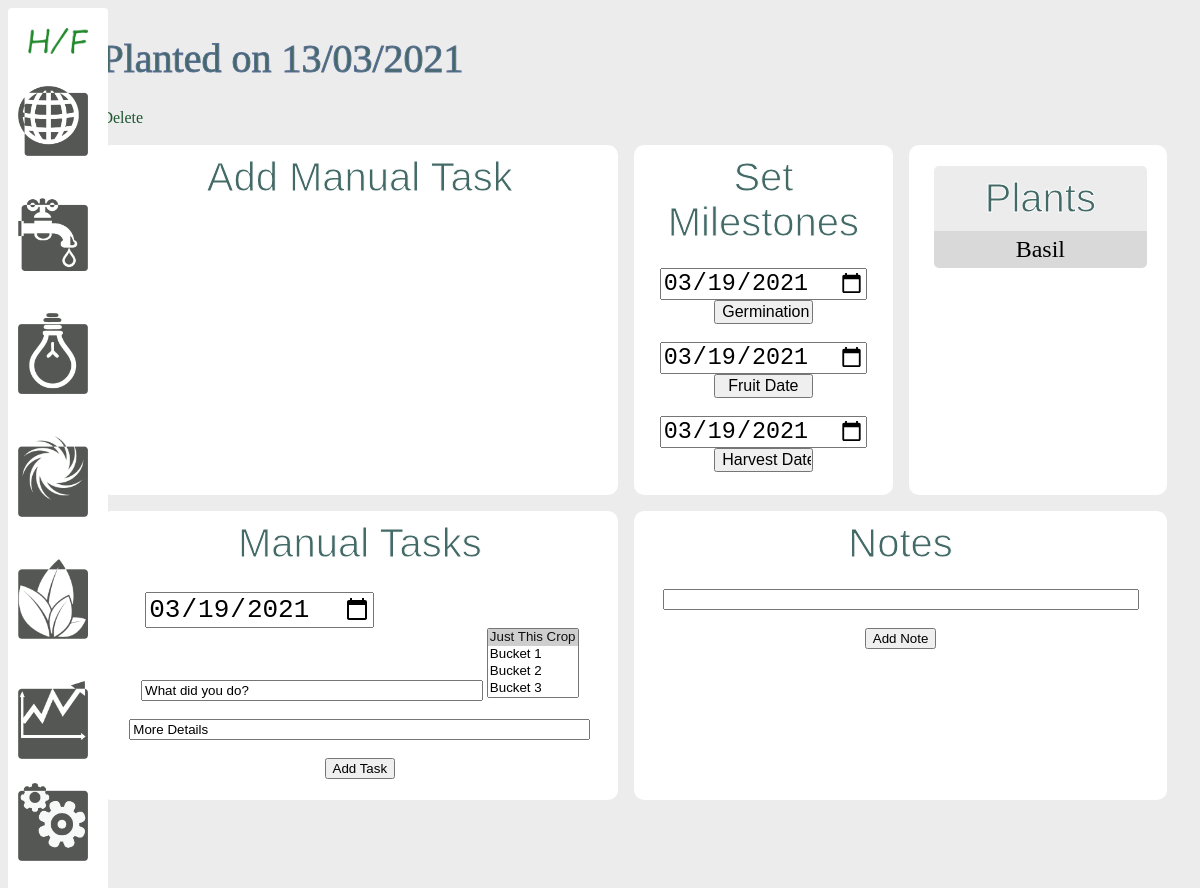
Screenshot of /crop/1 with the database file from the repository.
### models.py (models this page shows)
class Crop(db.Model):
    id = db.Column(db.Integer, primary_key=True)
    name = db.Column(db.String(25))
    enviro_id = db.Column(db.Integer, db.ForeignKey('enviro.id'))
    germ_date = db.Column(db.String(30), nullable=True)
    plant_date = db.Column(db.String(30), default='')
    harvested_date = db.Column(db.String(30), nullable=True)
    fruit_date = db.Column(db.String(30), nullable=True)
    harvest_rating = db.Column(db.String(255), nullable=True)
    logs = db.relationship('Log', backref='log')
    photos = db.relationship('Photo', backref='photo')
    plants = db.relationship('Plant', secondary='crop_plants',
        backref=db.backref('plant', lazy=True))

class Plant(db.Model):
    id = db.Column(db.Integer, primary_key=True)
    name = db.Column(db.String(50), nullable=False)
    best_ec = db.Column(db.Float, nullable=True)
    best_temp = db.Column(db.Integer, nullable=True)
    best_season = db.Column(db.String(15), nullable=True)

### views.py (the view)
@app.route('/crop/<int:id>', methods=['POST', 'GET'])
def crop(id):
    if request.method == 'POST':
        crop = Crop.query.get_or_404(id)
        if request.form['milestone'] == 'germ':
            crop.germ_date = request.form['date']
        elif request.form['milestone'] == 'fruit':
            crop.fruit_date = request.form['date']
        elif request.form['milestone'] == 'harvest':
            crop.harvested_date = request.form['date']
        try:
            db.session.commit()
            return redirect('/crop/{}'.format(id))
        except:
            return 'There was an issue adding the crop'
    else:
        crop = Crop.query.get_or_404(id)
        today1 = date.today()
        today1 = today1.strftime("%Y-%m-%d")
        other_crops = Crop.query.filter(Crop.enviro_id==crop.enviro_id)
        return render_template('crop/manage_crop.html', crop=crop,today=today1, other_crops=other_crops)

### templates/crop/manage_crop.html (shortened to what this page needs)
{% extends 'layout.html' %}
{% block body %}
    {% if not crop.germ_date and not crop.fruit_date and not crop.harvested_date %}
        <h1>
        {% endif %}
            Planted on {{ crop.plant_date }} &nbsp;&nbsp;&nbsp;&nbsp;
        </h1>
    <a href="/delete_crop/{{crop.id}}">Delete</a>
    <br /><br />
    <div class="container crop">
        <div class="extra_tasks">
            <h2>Add Manual Task</h2>
            <br />
        </div>
        <div class="milestone_links">
            <h2>Set Milestones</h2>
            <br />
            <form action="/crop/{{crop.id}}" method="POST" id="enviro-form"width ="100%">
                <input type="date" id="date" name="date" value="{{today}}">
                <input type="submit" value="Germination Date" id="date_btn">
            </form>
            <br />
            <form action="/crop/{{crop.id}}" method="POST" id="enviro-form">
                <input type="date" id="date" name="date" value="{{today}}">
                <input type="submit" value="Fruit Date" id="date_btn">
            </form>
            <br />
            <form action="/crop/{{crop.id}}" method="POST" id="enviro-form">
                <input type="date" id="date" name="date" value="{{today}}">
                <input type="submit" value="Harvest Date" id="date_btn">
            </form>
            <br />
        </div>
        <div class="crop_list">
            <ul>
                <li>
                    <h2>Plants</h2>
                </li>
                    {% for plant in crop.plants %}
                        <li class="crop_plants">{{ plant.name }}</li>
                    {% endfor %}
            </ul>
        </div>
        <div class="extra_tasks">
            <h2>Manual Tasks</h2>
            <br />
            <form action="/add_log/{{crop.id}}" method="POST" id="enviro-form">
                <input type="date" id="note_date" name="note_date" value="{{today}}">
                <input type="text" id="task" name="task" value="What did you do?">
                <select name="other_crops" multiple>
                    <option selected value="0">Just This Crop</option>
                    {% for other_crop in other_crops %}
                        <option value="{{other_crop.id}}">{{other_crop.name}}</option>
                    {% endfor %}
                </select>
                <br /><br />
                <input type="text" id="note" name="note" value="More Details">
                <br /><br />
                <input type="submit" value="Add Task">
            </form>
        </div>
        <div class = "add_note">
            <h2>Notes</h2>
            <br />
            <form action="/add_log/{{crop.id}}" method="POST" id="enviro-form">
                <input type="text" id="note" name="note" value="">
                <br /><br />
                <input type="submit" value="Add Note">
            </form>
        </div>
    </div>
{% endblock %}

### static/css/main.css (style rules this page uses)
body { background: rgb(236,236,236); }
a { text-decoration: none; color: #1E5631; }
ul { list-style: none; padding-left: 5px; }
h1 { font-weight: normal; font-size: 2.5em; color: #436a67; -webkit-text-stroke-width: 1px; -webkit-text-stroke-color: rgb(92, 112, 149); }
.add_note { grid-column: span 2; }
li:nth-child(even) { background-color: #d9d9d9; }
li:nth-child(odd) { background-color: #ececec; }
li:nth-child(1) { border-radius: 5px 5px 0px 0px; }
li:nth-last-child(1) { border-radius: 0px 0px 5px 5px; }
li { padding:5px 20px; }
.container { display:grid; grid-template-columns: 1fr 1fr 1fr 1fr; gap: 1em; }
.crop { grid-template-columns: 2fr 1fr 1fr; }
.crop_list, .milestone_links, .extra_tasks, .add_note, .notes { padding:5px 20px; display:block; text-align: center; border-radius:10px; float:left; background-color: #fff; }
#note { width:95%; }
#task { width:70%; }
#date { font-size:1.8em; }
#date_btn { width:45%; font-size:1em; }
.crop_plants { font-size:1.5em; }
#note_date { display:block; font-size:2em; float:left; margin:3px 0 0 5%; }
h2 { text-align: center; margin:5px; font-weight:normal; font-size: 2.5em; font-family:arial; color: #436a67; -webkit-text-stroke-width: 1px; -webkit-text-stroke-color: #fff; }

### rows the page displays
Crop: plant_date "13/03/2021", {{ other_crop.id }} 1 (drawn)
Plant: name "Basil"
